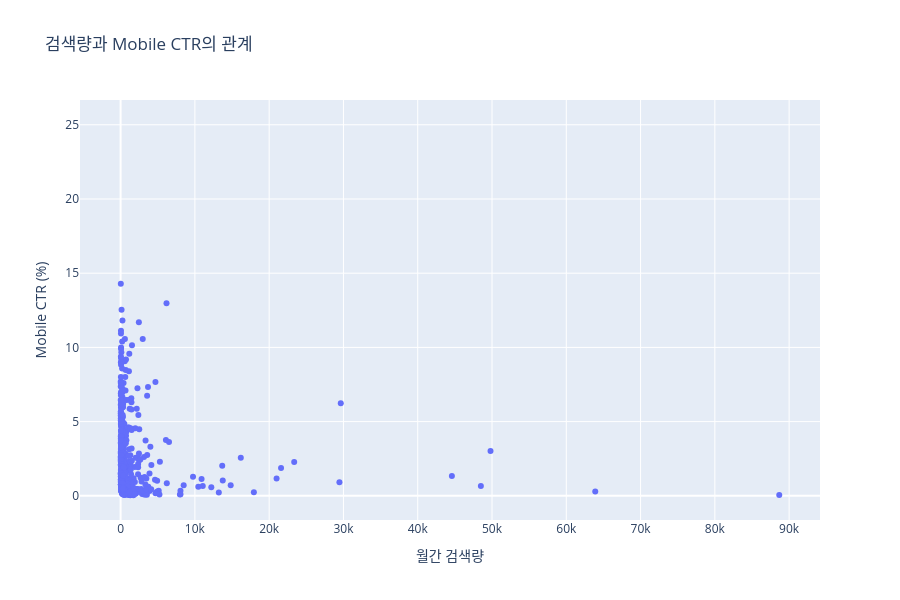

Notebook cell for this chart:
### Code cell
fig = px.scatter(
    df,
    x="search_total",
    y="ctr_mobile",
    
    title="검색량과 Mobile CTR의 관계",
    
    labels={
        "search_total": "월간 검색량",
        "ctr_mobile": "Mobile CTR (%)",
        "keyword": "키워드"
    },
    
    hover_name="keyword",
    
    hover_data=[
        "search_pc",
        "search_mobile",
        "competition"
    ]
)

fig.update_layout(
    height=600
)

fig.show()

### Figure 1 — Plotly figure (JSON) as saved in the notebook; plotly's stock layout.template omitted (floating-point values rounded to 4 significant figures; data arrays with more than 128 entries replaced by an {"elided": "..."} marker saying what was removed)
{"data": [{"customdata": {"elided": "1000x3 mixed values"}, "hovertemplate": "<b>%{hovertext}</b><br><br>월간 검색량=%{x}<br>Mobile CTR (%)=%{y}<br>search_pc=%{customdata[0]}<br>search_mobile=%{customdata[1]}<br>competition=%{customdata[2]}<extra></extra>", "hovertext": {"elided": "1000 str values"}, "legendgroup": "", "marker": {"color": "#636efa", "symbol": "circle"}, "mode": "markers", "name": "", "orientation": "v", "showlegend": false, "type": "scatter", "x": {"elided": "1000 int values"}, "xaxis": "x", "y": {"elided": "1000 float values"}, "yaxis": "y"}], "layout": {"height": 600, "legend": {"tracegroupgap": 0}, "title": {"text": "검색량과 Mobile CTR의 관계"}, "xaxis": {"anchor": "y", "domain": [0, 1], "title": {"text": "월간 검색량"}}, "yaxis": {"anchor": "x", "domain": [0, 1], "title": {"text": "Mobile CTR (%)"}}}}
